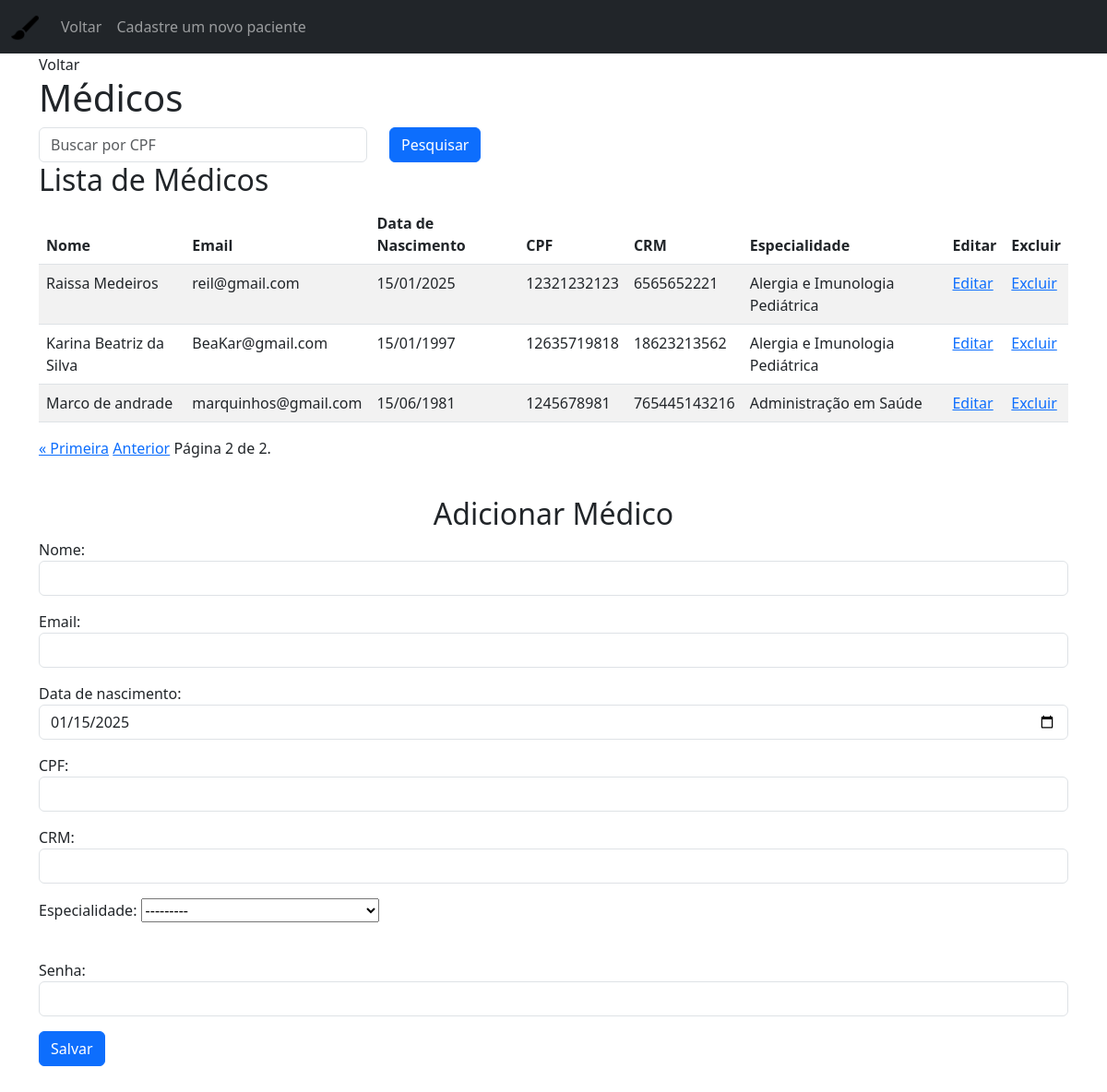
The app's page /portal_do_paciente/1/gestao_de_medicos/?page=2 (signed in), older data.
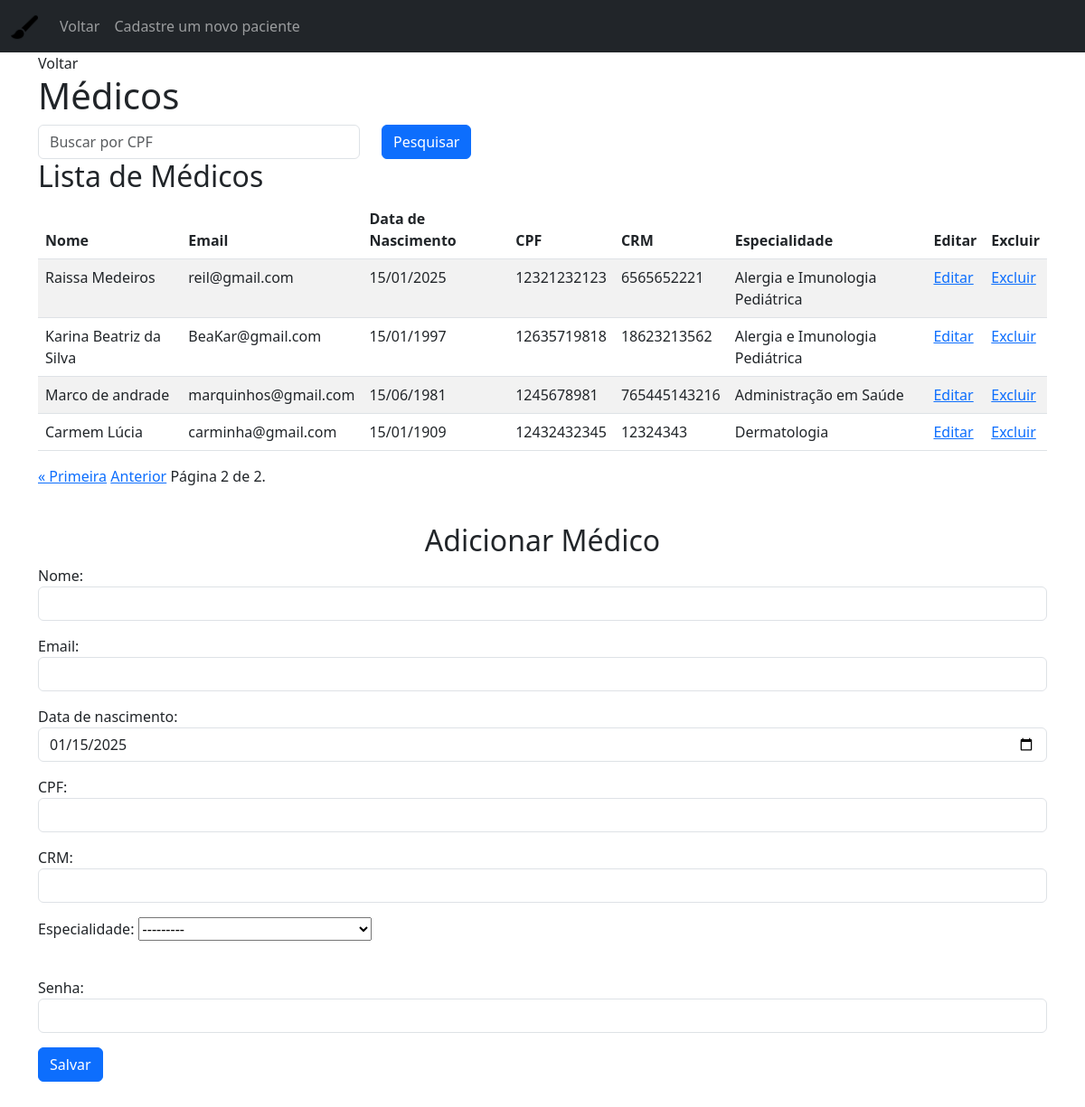
The same page, newer data.
### medicos/models.py (models this page shows, shortened)
class Medico(AbstractBaseUser, PermissionsMixin):
    id = models.AutoField(primary_key=True)
    nome = models.CharField(max_length=100)
    email = models.EmailField(max_length=100, unique=True, blank=True, null=True)  # Corrigido para EmailField e opcional
    data_de_nascimento = models.DateField(default=timezone.now)
    cpf = models.CharField(max_length=11, unique=True)  #Removido null=False, blank=True. CPF deve ser obrigatório.
    crm = models.CharField(max_length=20, unique=True)
    especialidade = models.ForeignKey(Especialidade, on_delete=models.SET_NULL, blank=True, null=True) # Relacionamento com Especialidade
    password = models.CharField(max_length=128)
    is_staff = models.BooleanField(default=False)
    is_superuser = models.BooleanField(default=False)
    is_active = models.BooleanField(default=True)
    USERNAME_FIELD = 'cpf'
    REQUIRED_FIELDS = ['email', 'crm', 'password']
    objects = MedicoManager()
    groups = models.ManyToManyField(
        'auth.Group',
        related_name='medico_set',
        blank=True
    )
    user_permissions = models.ManyToManyField(
        'auth.Permission',
        related_name='medico_permissions_set',
        blank=True
    )

class Especialidade(models.Model):
    nome = models.CharField(max_length=100, unique=True)
    def __str__(self):
        return self.nome

### portal_do_paciente/views_medicos.py (the view)
# urls.py: path('<int:id>/gestao_de_medicos/', views_medicos.gestao_de_medicos, name='gestao_de_medicos'),
@login_required
def gestao_de_medicos(request, id):
    if request.user.id != int(id):
        return redirect('login')
    medicos = Medico.objects.all()
    search_term = request.GET.get('search_cpf','') #Obtém o parametro 'search_cpf' via GET
    if search_term:
      medicos = medicos.filter(cpf__icontains=search_term) #Filtrar por CPF, icontains para pesquisa não case-sensitive
    page = request.GET.get('page', 1)
    paginator = Paginator(medicos, 5) # Mostra 5 médicos por página
    try:
        medicos = paginator.page(page)
    except PageNotAnInteger:
        medicos = paginator.page(1) # Se a página não for um inteiro, mostra a primeira página
    except EmptyPage:
        medicos = paginator.page(paginator.num_pages)  # Se a página estiver vazia, mostra a última página
    if request.method == 'POST':
        form = MedicoForm(request.POST)
        if form.is_valid():
            form.save()
            return redirect('portal_do_paciente', id=id)  # Redireciona para a mesma página após salvar
    else:
        form = MedicoForm()
    context = {
        'medicos': medicos,
        'form': form,
        'search_term': search_term,
        'id':id,
    }
    return render(request, 'gestao_de_medicos.html', context)

### medicos/forms.py
class MedicoForm(forms.ModelForm):
    class Meta:
        model = Medico
        fields = ['nome', 'email', 'data_de_nascimento', 'cpf', 'crm', 'especialidade', 'password']
        widgets = {
            'password': forms.PasswordInput(attrs={'class': 'form-control'}),
            'data_de_nascimento': forms.DateInput(attrs={'type': 'date', 'class': 'form-control'}),
            'cpf': forms.TextInput(attrs={'class': 'form-control'}),
            'crm': forms.TextInput(attrs={'class': 'form-control'}),
            'nome': forms.TextInput(attrs={'class': 'form-control'}),
            'email': forms.EmailInput(attrs={'class': 'form-control'}),
        }
        labels = {
            'cpf': 'CPF',
            'password': 'Senha',
            'crm':'CRM',
        }

### portal_do_paciente/templates/gestao_de_medicos.html (shortened to what the changed rows need)
{% load static %}
<!DOCTYPE html>
<html>
<head>
    <link href="https://cdn.jsdelivr.net/npm/bootstrap@5.3.0/dist/css/bootstrap.min.css" rel="stylesheet">
</head>
<body>
    <div class="container">
        <h1>Médicos</h1>
        <form method="get" class="mb-3">
            <h2>Lista de Médicos</h2>
        <table class="table table-striped">
            <thead>
                <tr>
                <th scope="col">Nome</th>
                <th scope="col">Email</th>
                <th scope="col">Data de Nascimento</th>
                <th scope="col">CPF</th>
                <th scope="col">CRM</th>
                <th scope="col">Especialidade</th>
                <th scope="col">Editar</th>
                <th scope="col">Excluir</th>
                </tr>
            </thead>
            <tbody>
            {% for medico in medicos %}
            <tr>
                <td>{{ medico.nome }}</td>
                <td>{{ medico.email }}</td>
                <td>{{ medico.data_de_nascimento|date:"d/m/Y" }}</td>
                <td>{{ medico.cpf }}</td>
                <td>{{ medico.crm }}</td>
                <td>{{ medico.especialidade }}</td>
                <td><a href="{% url 'editar_medico' id_medico=medico.id id_adm=id %}">Editar</a></td>
                <td><a href="{% url 'remover_medico' id_medico=medico.id id_adm=id %}">Excluir</a></td>
            </tr>
            {% endfor %}
            </tbody>
        </table>
    </div>
    <br>
        <h2 class="text-center">Adicionar Médico</h2>
        <br>
    <br>
</body>
</html>

Row changes from the older to the newer data that the page shows:
added Medico: nome "Carmem Lúcia", email "carminha@gmail.com", data_de_nascimento "15/01/1909", cpf "12432432345", crm "12324343", especialidade "Dermatologia"
